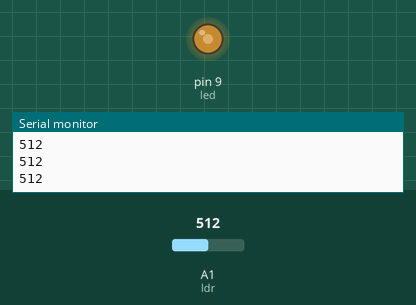
The sketch below on a simulated Arduino Uno, built with avr-gcc and run on an emulated ATmega328P. Shown: output pins drawn as LEDs (lit = HIGH), the last lines printed to the serial monitor. The inputs (shaded band) are chosen by the test bench; at power-on: A1 (ldr) = 512.

Above: at 1.2 s.
1.3 s: A1 (ldr) set to 306
At 2.5 s:
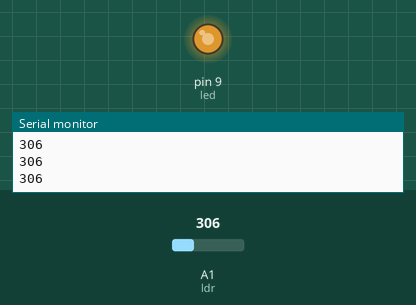
2.8 s: A1 (ldr) set to 122
At 3.8 s:
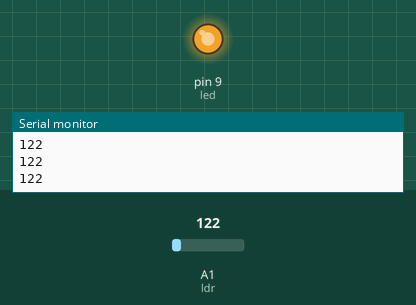
4.3 s: A1 (ldr) set to 900
At 5.1 s:
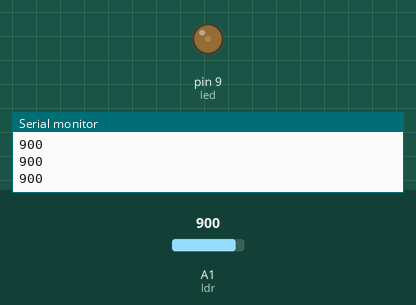
5.8 s: A1 (ldr) set to 1023
At 6.5 s:
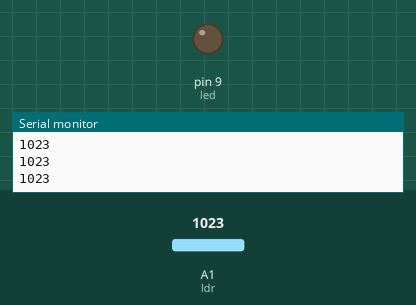
7.3 s: A1 (ldr) set to 511
At 7.8 s:
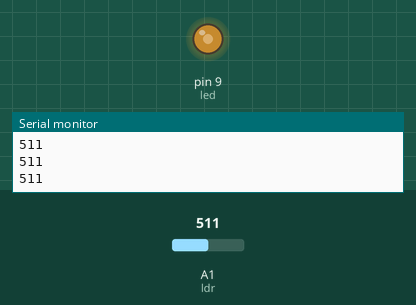
Timing chart, 0 to 9.8 s (numbered marks = the images above; inputs shaded):
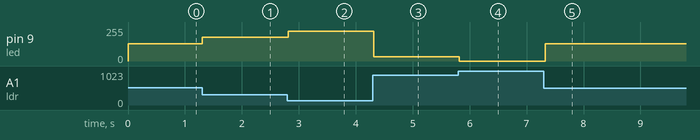

The sketch:

epic_turing_blorr1__1_.ino
```cpp
#define ldr A1
#define led 9


void setup() {
  pinMode(led, OUTPUT);
  pinMode(ldr, INPUT);
  Serial.begin(9600);
}

void loop() {
  int x = analogRead(ldr);
  Serial.println(x);
 int y=map(x,0,1023,255,0);
  analogWrite(led,y);
  delay(100);
}
              
```

Measured:
- after the input at 1.3 s, pin 9 (led): 128/255 → 179/255 at once
- after the input at 2.8 s, pin 9 (led): 179/255 → 225/255 at once
- after the input at 4.3 s, pin 9 (led): 225/255 → 31/255 at once
- after the input at 5.8 s, pin 9 (led): 31/255 → 0/255 at once
- after the input at 7.3 s, pin 9 (led): 0/255 → 128/255 at once
